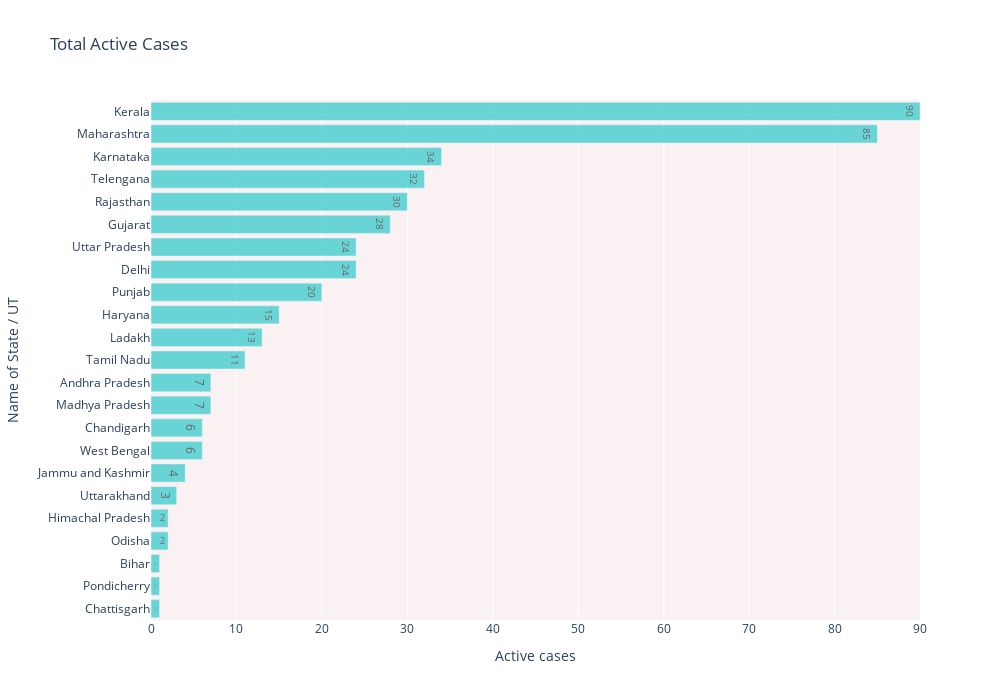

Notebook cell for this chart:
### Code cell
fig = px.bar(df1.sort_values('Active cases', ascending=False).sort_values('Active cases', ascending=True), 
             x="Active cases", y="Name of State / UT", 
             title='Total Active Cases', 
             text='Active cases', 
             orientation='h', 
             width=1000, height=700, range_x = [0, max(df1['Active cases'])])
fig.update_traces(marker_color='#46cdcf', opacity=0.8, textposition='inside')

fig.update_layout(plot_bgcolor='rgb(250, 242, 242)')
fig.show()

### Figure 1 — Plotly figure (JSON) as saved in the notebook; plotly's stock layout.template omitted (floating-point values rounded to 4 significant figures)
{"data": [{"opacity": 0.8, "hovertemplate": "Active cases=%{text}<br>Name of State / UT=%{y}", "showlegend": false, "legendgroup": "", "name": "", "yaxis": "y", "text": [1, 1, 1, 2, 2, 3, 4, 6, 6, 7, 7, 11, 13, 15, 20, 24, 24, 28, 30, 32, 34, 85, 90], "xaxis": "x", "y": ["Chattisgarh", "Pondicherry", "Bihar", "Odisha", "Himachal Pradesh", "Uttarakhand", "Jammu and Kashmir", "West Bengal", "Chandigarh", "Madhya Pradesh", "Andhra Pradesh", "Tamil Nadu", "Ladakh", "Haryana", "Punjab", "Delhi", "Uttar Pradesh", "Gujarat", "Rajasthan", "Telengana", "Karnataka", "Maharashtra", "Kerala"], "hoverlabel": {"namelength": 0}, "offsetgroup": "", "textposition": "inside", "marker": {"color": "#46cdcf"}, "x": [1, 1, 1, 2, 2, 3, 4, 6, 6, 7, 7, 11, 13, 15, 20, 24, 24, 28, 30, 32, 34, 85, 90], "alignmentgroup": "True", "type": "bar", "orientation": "h"}], "layout": {"xaxis": {"range": [0, 90], "domain": [0, 1], "anchor": "y", "title": {"text": "Active cases"}}, "title": {"text": "Total Active Cases"}, "plot_bgcolor": "rgb(250, 242, 242)", "yaxis": {"domain": [0, 1], "anchor": "x", "title": {"text": "Name of State / UT"}}, "height": 700, "barmode": "relative", "width": 1000, "legend": {"tracegroupgap": 0}}}
